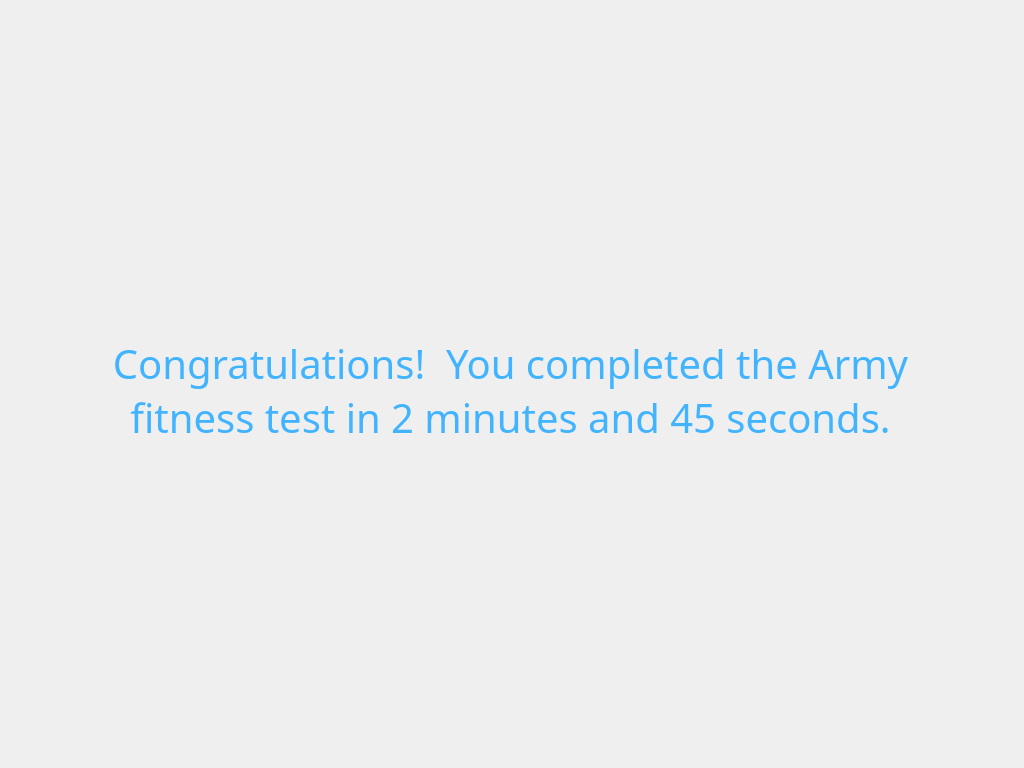
<?xml version="1.0" encoding="UTF-8"?>
<ui version="4.0">
 <class>ResultsScreen</class>
 <widget class="QWidget" name="ResultsScreen">
  <property name="geometry">
   <rect>
    <x>0</x>
    <y>0</y>
    <width>1024</width>
    <height>768</height>
   </rect>
  </property>
  <property name="windowTitle">
   <string>Form</string>
  </property>
  <property name="styleSheet">
   <string notr="true">QWidget{font-family: Tamworth Gothic}
QLabel{color: #42b4ff; }</string>
  </property>
  <widget class="QLabel" name="backgroundLabel">
   <property name="geometry">
    <rect>
     <x>0</x>
     <y>0</y>
     <width>1024</width>
     <height>768</height>
    </rect>
   </property>
   <property name="text">
    <string/>
   </property>
   <property name="pixmap">
    <pixmap resource="images.qrc">:/images/images/blank background.png</pixmap>
   </property>
  </widget>
  <widget class="QLabel" name="messageLabel">
   <property name="geometry">
    <rect>
     <x>80</x>
     <y>90</y>
     <width>861</width>
     <height>601</height>
    </rect>
   </property>
   <property name="font">
    <font>
     <family>Tamworth Gothic</family>
     <pointsize>30</pointsize>
    </font>
   </property>
   <property name="text">
    <string>Congratulations!  You completed the Army fitness test in 2 minutes and 45 seconds.</string>
   </property>
   <property name="alignment">
    <set>Qt::AlignCenter</set>
   </property>
   <property name="wordWrap">
    <bool>true</bool>
   </property>
  </widget>
  <widget class="InvisibleButton" name="closeButton" native="true">
   <property name="geometry">
    <rect>
     <x>920</x>
     <y>40</y>
     <width>71</width>
     <height>61</height>
    </rect>
   </property>
   <property name="text" stdset="0">
    <string/>
   </property>
  </widget>
 </widget>
 <customwidgets>
  <customwidget>
   <class>InvisibleButton</class>
   <extends>QWidget</extends>
   <header>invisiblebutton.h</header>
  </customwidget>
 </customwidgets>
 <resources>
  <include location="images.qrc"/>
 </resources>
 <connections/>
</ui>
